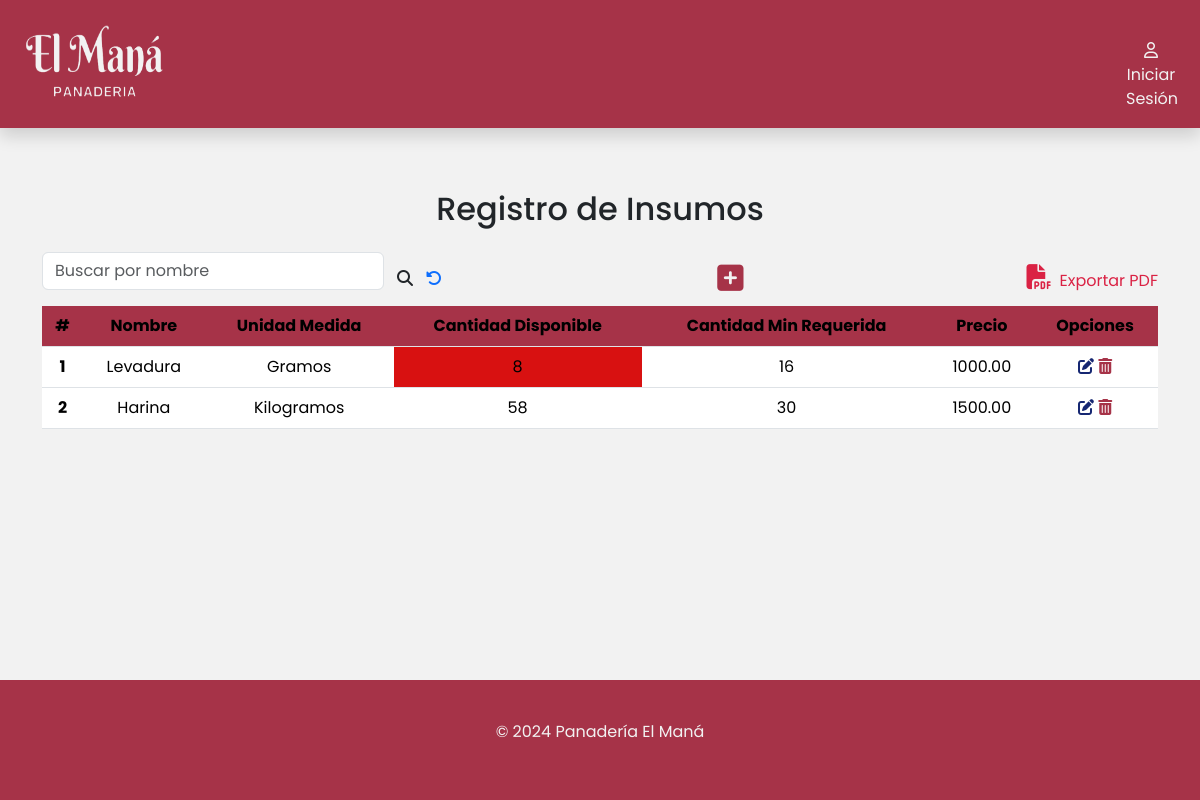
/productos/insumos/, run on an earlier commit of the app's database.
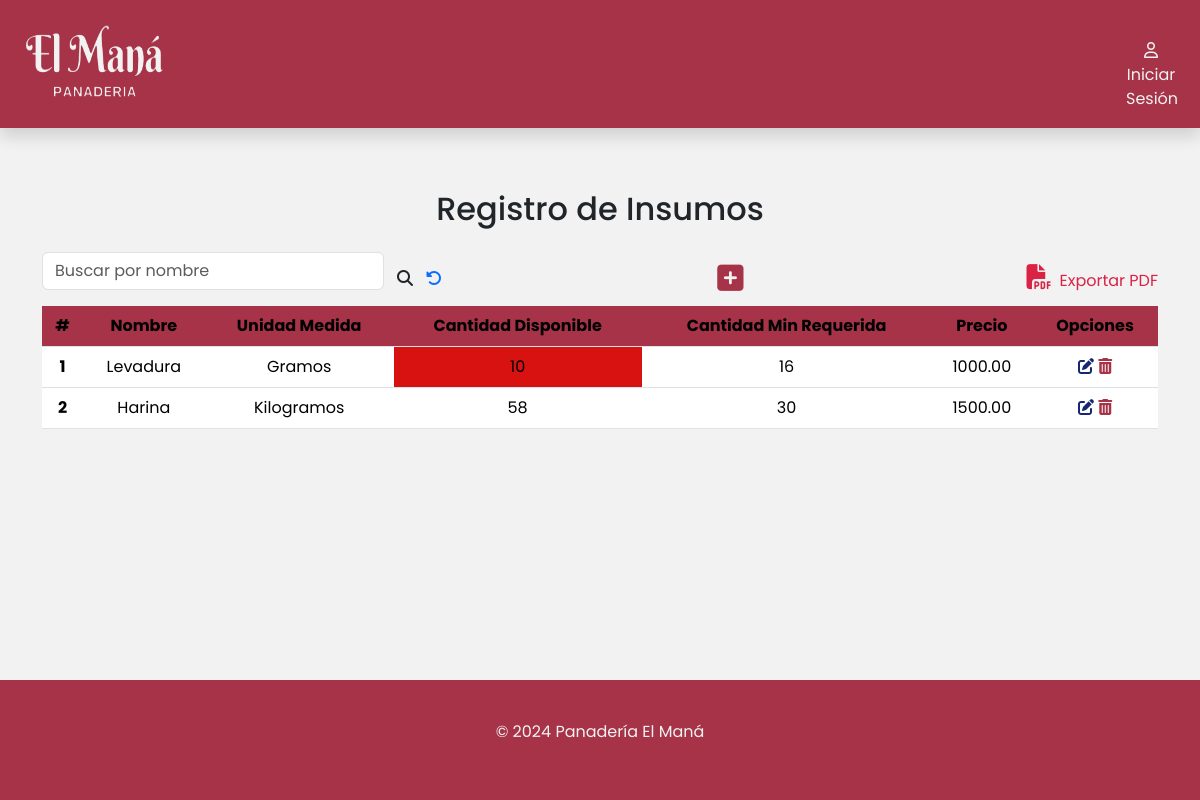
And on a later commit of the database.
### apps/productos/models.py (models this page shows, shortened)
class Insumo(models.Model):
    UNIDADES_MEDIDA = [
        ('kg', 'Kilogramos'),
        ('g', 'Gramos'),
        ('l', 'Litros'),
        ('ml', 'Mililitros'),
        ('u', 'Unidades'),
        ('paq', 'Paquete'),
        ('caja', 'Caja'),
        ('taza', 'Taza'),
        ('otro', 'Otro'),
    ]
    nombre = models.CharField(max_length=50,blank=False,null=False)
    unidadDeMedida = models.CharField(max_length=10,choices=UNIDADES_MEDIDA,blank=False,null=False)
    cantidadDisponible = models.PositiveIntegerField(blank=False,null=False)
    cantidadMinRequerida = models.PositiveIntegerField(blank=False,null=False)
    precioInsumo = models.DecimalField(max_digits=10, decimal_places=2, blank=False, null=True, default=0.0)

### apps/productos/views.py (the view)
# urls.py: path('insumos/',views.insumos,name='insumos'),
def insumos(request):
    insumos = Insumo.objects.all()  # Obtén todos los insumos de la base de datos
    form = FormularioInsumo()
    mostrar_boton = True
    if request.method == 'POST':  # Si el formulario fue enviado
        form = FormularioInsumo(request.POST)
        if form.is_valid():
            form.save()  # Guarda el nuevo insumo en la base de datos
            return redirect('/productos/insumos') # Redirige a la misma página para actualizar la lista de insumos
    if request.path == '/proveedores/buscar/':
        mostrar_boton = False
    return render(request, 'insumos/insumos.html', {'insumos': insumos, 'form': form,'mostrar_boton': mostrar_boton})

### apps/productos/templates/insumos/insumos.html (shortened to what this page needs)
{%extends 'base/base.html'%}
{% load static %}
{% block contenido %}
<div class="container" id="container-tabla">
    <div class="col-12">
        <h2 class="text-center pb-3">Registro de Insumos</h2>
        <div class="busqueda d-flex">
            <form class="d-flex align-items-center justify-content-center" role="search" method="POST" action="{% url 'productos:buscarInsumo' %}">
                <input
                    class="form-control mb-3"
                    type="search"
                    placeholder="Buscar por nombre"
                    aria-label="buscar"
                    name="busqueda"
                    value="{{ busqueda|default:'' }}"
                />
                <button class="btn" type="submit">
                    <i class="fa-solid fa-magnifying-glass" style="font-size: 16px" title="Buscar"></i>
                </button>
                <a href="/productos/insumos"><i class="fa-solid fa-rotate-left" title="Recargar página"></i></a>
            </form>
            {% if mostrar_boton %}
            <div class="btn-modal">
                <button
                    type="button"
                    class="btn"
                    data-bs-toggle="modal"
                    data-bs-target="#exampleModal"
                >
                    <i
                        class="fa-solid fa-square-plus"
                        title="Agregar Insumo"
                        style="font-size: 30px"
                    >
                    </i>
                </button>
            </div>
            {% endif %}
            <a class="expPdf" href="{% url 'productos:generarPDFInsumoFaltante' %}"
            ><i class="fa-solid fa-file-pdf px-2" style="font-size: 25px"></i
            >Exportar PDF</a>
        </div>
        <div class="table-responsive">
            <table class="table">
                <thead class="bg-table">
                    <tr>
                        <th scope="col">#</th>
                        <th scope="col">Nombre</th>
                        <th scope="col">Unidad Medida</th>
                        <th scope="col">Cantidad Disponible</th>
                        <th scope="col">Cantidad Min Requerida</th>
                        <th scope="col">Precio</th>
                        <th scope="col">Opciones</th>
                    </tr>
                </thead>
                <tbody>
                    {% for insumo in insumos %}
                    <tr>
                        <th scope="row">{{ forloop.counter }}</th>
                        <td>{{ insumo.nombre }}</td>
                        {% if insumo.unidadDeMedida == 'kg' %}<td>Kilogramos</td>{% endif %}
                        {% if insumo.unidadDeMedida == 'g' %}<td>Gramos</td>{% endif %}
                        {% if insumo.cantidadDisponible < insumo.cantidadMinRequerida %}
                        <td style="background-color: #d81111;">{{ insumo.cantidadDisponible }}</td>
                        {% else %}
                        <td>{{ insumo.cantidadDisponible }}</td>
                        {% endif %}
                        <td>{{ insumo.cantidadMinRequerida }}</td>
                        <td>{{ insumo.precioInsumo }}</td>
                        <td>
                            <a href="editar/{{insumo.id}}"><i class="fa-solid fa-pen-to-square" title="Editar"></i></a>
                            <a href="eliminar/{{insumo.id}}"><i class="fa-solid fa-trash-can" title="Eliminar"></i></a>
                        </td>
                    </tr>
                    {% empty %}
                    <tr>
                        <td colspan="10">No hay insumos disponibles.</td>
                    </tr>
                    {% endfor %}
                </tbody>
            </table>
        </div>
    </div>
</div>
{% endblock %}

What changed in the data, as far as the page shows it:
changed Insumo "Levadura": cantidadDisponible "8" → "10"
